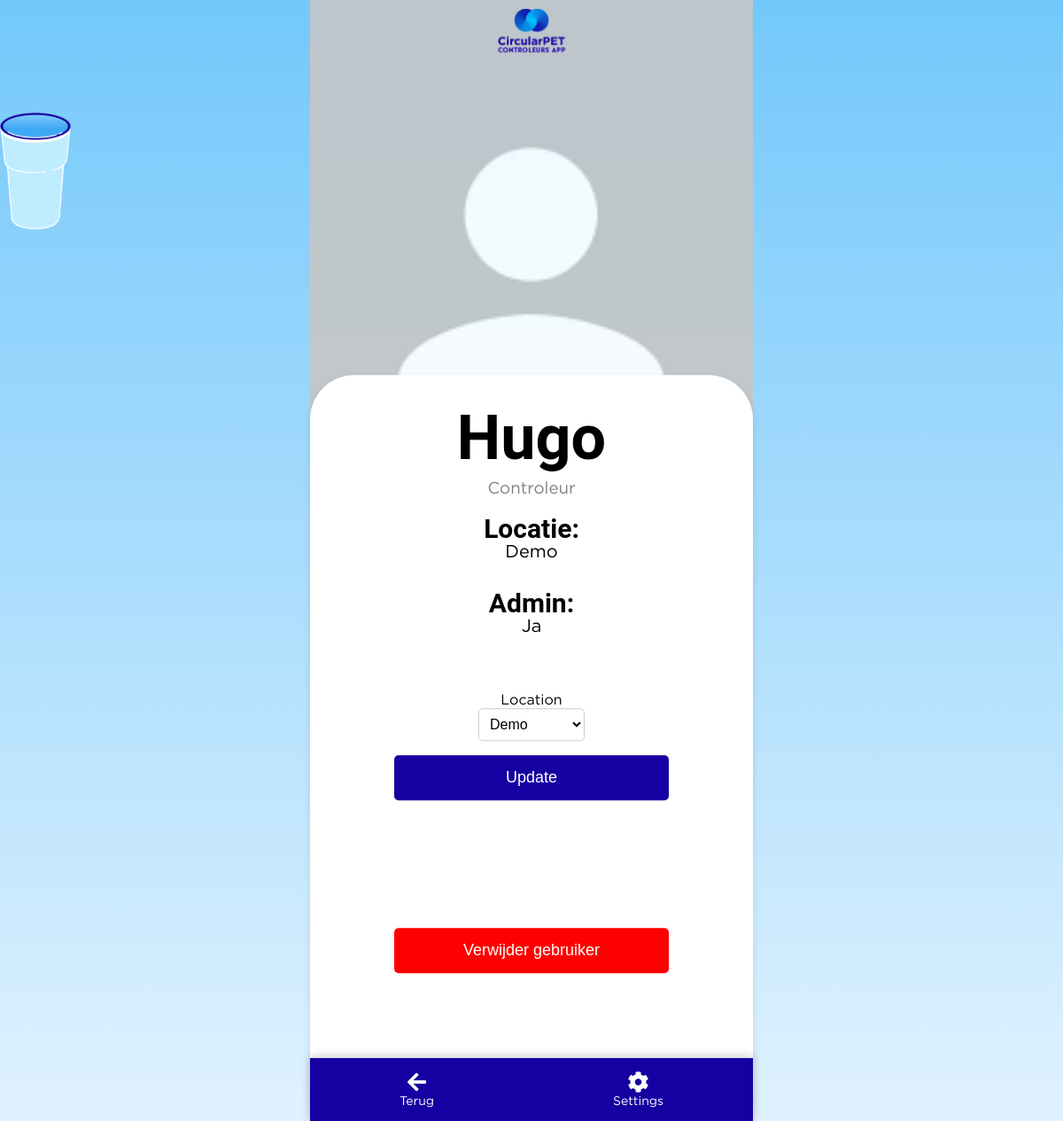
/user_dashboard/1, run on the app's committed database.
### app.py (models this page shows, shortened)
class User(db.Model, UserMixin):  # Extend User model with UserMixin
    id = db.Column(db.Integer, primary_key=True)
    username = db.Column(db.String(80), unique=True, nullable=False)
    password = db.Column(db.String(120), nullable=False)
    is_admin = db.Column(db.Boolean, default=False, nullable=False)
    location_id = db.Column(db.Integer, db.ForeignKey('location.id'), nullable=True)
    location = db.relationship('Location', backref=db.backref('users', lazy=True))
    group = db.Column(db.String(120), nullable=True)
    badges = db.Column(db.Integer, default=0)
    profile_picture = db.Column(db.String(255), nullable=True)
    email = db.Column(db.String(120), unique=True, nullable=False)  # New email field
    phone_number = db.Column(db.String(20), nullable=True)  # New phone number field
    has_accessed_briefing = db.Column(db.Boolean, default=False)

class Location(db.Model):
    __tablename__ = 'location'
    __table_args__ = {'extend_existing': True}
    id = db.Column(db.Integer, primary_key=True)
    name = db.Column(db.String(120), unique=True, nullable=False)
    zakken = db.Column(db.Integer, nullable=False, default=0)
    bekers = db.Column(db.Integer, nullable=False, default=0)
    url = db.Column(db.String(500), nullable=True)
    map_image = db.Column(db.String(255))  # New field to store the filename of the map image

### app.py (the view, shortened to what this page needs)
@app.route('/user_dashboard/<int:user_id>', methods=['GET', 'POST'])
def user_dashboard(user_id):
    user = User.query.get_or_404(user_id)
    form = UserForm(obj=user)
    return render_template('user_dashboard.html', user=user, form=form)

### app.py
class UserForm(FlaskForm):
    username = StringField('Username', validators=[DataRequired()])
    password = PasswordField('Password', validators=[DataRequired()])
    email = StringField('Email', validators=[DataRequired(), Email()])
    phone_number = StringField('Phone Number')
    location = QuerySelectField('Location', query_factory=lambda: Location.query, allow_blank=True, get_label='name')
    is_admin = BooleanField('Admin')
    submit = SubmitField('Update')

### templates/user_dashboard.html (shortened to what this page needs)
<html lang="en">
  <head>
    <link
      rel="stylesheet"
      href="{{ url_for('static', filename='main.css') }}"
    />
    <link
      rel="stylesheet"
      href="https://cdnjs.cloudflare.com/ajax/libs/font-awesome/5.15.1/css/all.min.css"
    />
  </head>
  <body>
    <img
      src="{{ url_for('static', filename='cup.png') }}"
      alt="Floating Cup"
      class="floating-cup"
    />
    <img
      src="{{ url_for('static', filename='logo.png') }}"
      alt="CircularPET Logo"
      class="logo2"
    />
    <img
      src="{{ user.profile_picture if user.profile_picture else url_for('static', filename='stock.png') }}"
      alt="Profile Picture"
      id="profilePic"
    />
    <div class="login-container bigger">
      <div class="login-form naame">
        <h2>{{ user.username }}</h2>
        {% if current_user.is_admin %}
        <h3>Admin</h3>
        {% else %}
        <h3>Controleur</h3>
        {% endif %}
        <h5>Locatie:</h5>
        <p>{{ user.location.name if user.location else 'Geen' }}</p>
        <h5>Admin:</h5>
        <p>{{ 'Ja' if user.is_admin else 'Nee' }}</p>
        <form
          class="blij"
          method="POST"
          action="{{ url_for('assign_location', user_id=user.id) }}"
        >
          {{ form.hidden_tag() }} <br />
          <div>
            {{ form.location.label }} <br />
            {{ form.location() }}
          </div>
          <br />
          <div>{{ form.submit() }}</div>
        </form>
        <br />
        <form
          class="blij"
          method="POST"
          action="{{ url_for('delete_user', id=user.id) }}"
          style="margin-top: 20px"
        >
          <input
            type="submit"
            value="Verwijder gebruiker"
            onclick="return confirm('Weet je dat zeker?');"
            style="background-color: red"
          />
        </form>
      </div>
    </div>
    <div class="bottom-navbar">
      <a href="javascript:history.back()" class="nav-item"
        ><i class="fas fa-arrow-left"></i><span>Terug</span></a
      >
      <a href="#settings" class="nav-item"
        ><i class="fas fa-cog"></i><span>Settings</span></a
      >
    </div>
  </body>
</html>

### static/main.css (style rules this page uses)
:root { --pc: #1700a1; --cs: #ff8547; --bc: #fff; }
body { font-family: "Roboto", sans-serif; background: linear-gradient(to bottom, #73c8fb 0%, #e0f2ff 100%); margin: 0; padding: 0; display: flex; height: 100vh; align-items: center; flex-wrap: wrap; justify-content: center; overflow-x: hidden; }
.login-container { text-align: center; background-color: var(--bc); ; padding: 20px; border-radius: 10px; box-shadow: 0 4px 8px rgba(0, 0, 0, 0.1); height: 350px; }
.bigger { height: 70vh; position: absolute !important; top: 70vh; left: 50%; transform: translate(-50%, -50%); width: 93% !important; border-radius: 50px; overflow-x: hidden; }
.blij { height: 200px !important; }
.naame { width: 100% !important; }
.naame h2 { width: 100%; font-size: 70px; margin-top: 10px; }
.naame h3 { margin-top: -50px; color: gray; font-weight: 400; }
.naame p { font-size: 20px; margin: 0; margin-bottom: 30px; }
.naame h5 { font-size: 30px; font-weight: 900px; margin: 0; }
.login-form form { margin: 0 auto; margin-bottom: 20px; width: 310px; }
.login-form input[type="submit"] { width: 100%; padding: 15px; border: none; border-radius: 5px; background-color: var(--pc); color: white; font-size: 18px; cursor: pointer; transition: background-color 0.3s ease; }
.logo2 { position: absolute; top: 10px; width: 90px; position: fixed; z-index: 1000; }
::placeholder { color: #888; }
.floating-cup { position: fixed; top: 10%; left: 0%; width: 80px; height: auto; animation: floatAnimation 6s ease-in-out infinite; z-index: 1; }
.login-container { position: relative; z-index: 1; }
form { background: #fff; padding: 20px; border-radius: 10px; display: inline-block; }
form label, form select, form input[type="submit"] { font-size: 1em; }
form select { padding: 0.5em; border: 1px solid #ccc; border-radius: 5px; background-color: var(--bc); }
form input[type="submit"] { padding: 0.5em 1em; border: none; border-radius: 5px; background-color: var(--cs); color: white; cursor: pointer; transition: background-color 0.3s ease; margin-top: 0; }
.login-container.bigger { max-width: 460px; }
#profilePic { position: absolute; top: 0%; left: 50%; transform: translate(-50%, 0%); width: 100vw; height: 50vh; object-fit: cover; opacity: 0.9; cursor: pointer; max-width: 500px; }
.bottom-navbar { position: fixed; bottom: 0; width: 100%; box-shadow: 0 -2px 10px rgba(0, 0, 0, 0.2); background-color: var(--pc); display: flex; justify-content: space-around; padding: 15px 0; z-index: 998; max-width: 500px; }
.nav-item { text-decoration: none; color: var(--bc); text-align: center; transition: transform 0.2s; }
.nav-item i { display: block; margin: 0 auto; font-size: 24px; transition: color 0.2s; cursor: pointer; }
.nav-item span { display: block; font-size: 14px; margin-top: 4px; }
input[type="submit"] { padding: 15px 20px; font-size: 18px; margin-top: 10px; width: 100%; }
input[type="text"], input[type="password"], input[type="submit"] { font-size: 16px; }

### data on the page
User: username "Hugo", is_admin "Ja"
Location: location "Demo"
